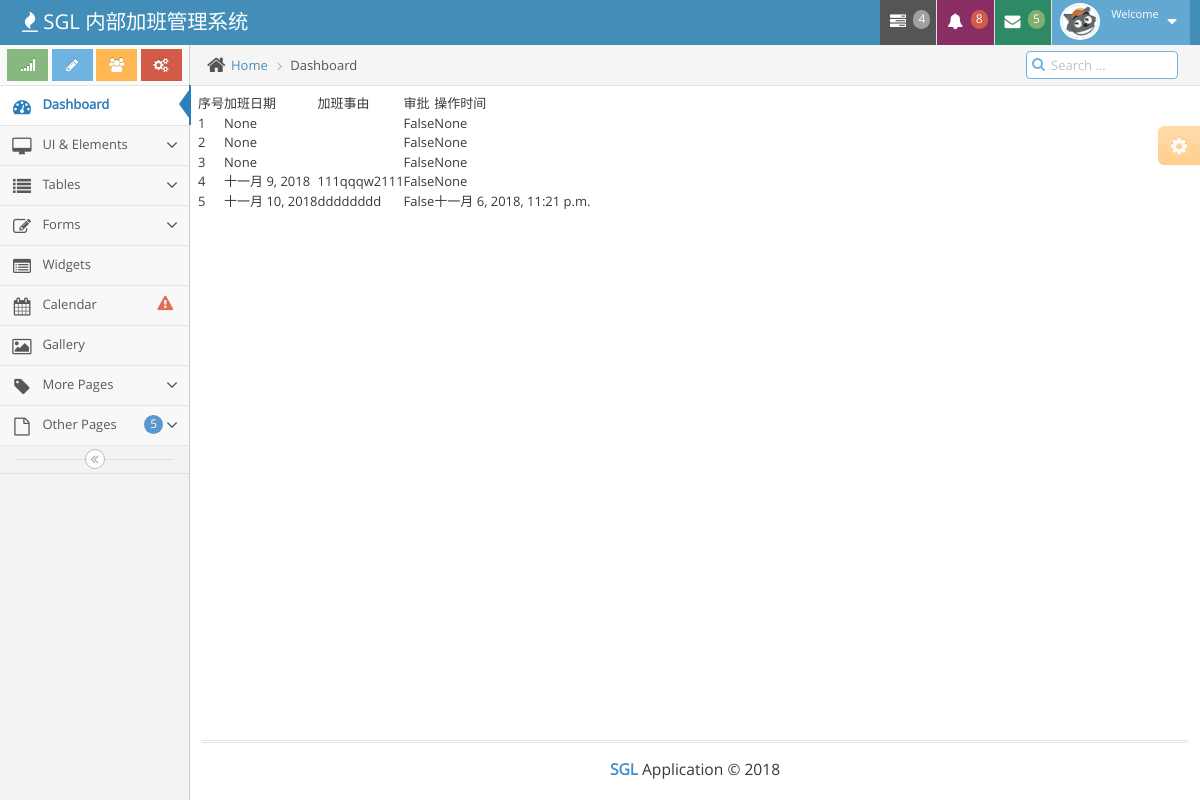
The app's page /otrest/list-otrequest/, older data.
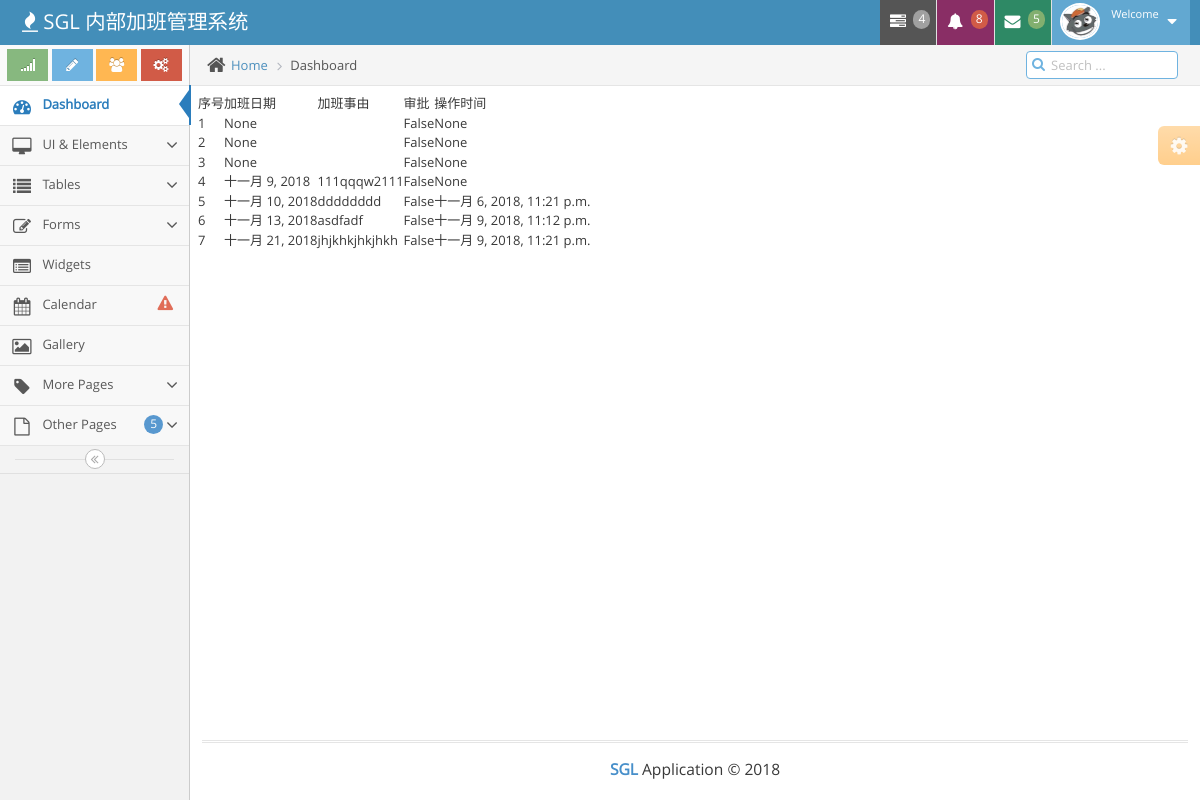
The same page, newer data.
### otrest/models.py (models this page shows, shortened)
class OtRequest(models.Model):
    user = models.ForeignKey(User, on_delete=models.CASCADE, related_name='otrest_user')
    ottime = models.DateField(blank=True, null=True)
    reason = models.TextField(max_length=100, blank=True)
    approve = models.BooleanField(default=False)
    created = models.DateTimeField(auto_now_add=True)

### otrest/views.py (the view)
class OtRequestListView(LoginRequiredMixin, ListView):
    login_url = "/account/login/"
    model = OtRequest
    context_object_name = "otrequests"
    template_name = 'otrest/ot_request_list.html'

### templates/otrest/ot_request_list.html (shortened to what this page needs)
{% extends "frame/base.html" %}
{% load staticfiles %}
{% block content %}
<div class="row">
    <table>
        <tr>
            <td>序号</td>
            <td>加班日期</td>
            <td>加班事由</td>
            <td>审批</td>
            <td>操作时间</td>
        </tr>
        {% for otrequest in otrequests %}
        <tr id={{ forloop.counter }}>
            <td>{{ forloop.counter }}</td>
            <td>{{ otrequest.ottime }}</td>
            <td>{{ otrequest.reason }}</td>
            <td>{{ otrequest.approve }}</td>
            <td>{{ otrequest.created }}</td>
        </tr>
        {% endfor %}
    </table>
</div>
{% endblock %}

Row changes from the older to the newer data that the page shows:
added OtRequest: ottime "十一月 13, 2018", reason "asdfadf", approve "False", created "十一月 9, 2018, 11:12 p.m."
added OtRequest: ottime "十一月 21, 2018", reason "jhjkhkjhkjhkh", approve "False", created "十一月 9, 2018, 11:21 p.m."
